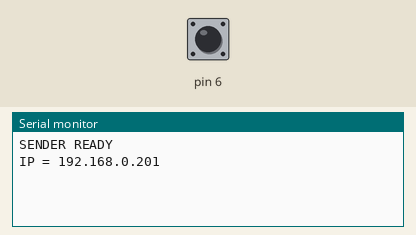
The sketch below on a simulated Arduino Uno, built with avr-gcc and run on an emulated ATmega328P. On the bench: the last lines printed to the serial monitor. The test bench sets the inputs (shaded band); at power-on: pin 6 HIGH. WiFi joins after 1.5 s; servers stay silent unless stated.

Above: at 1.2 s.
1.3 s: pin 6 pulled LOW for 0.15 s
At 2.7 s:
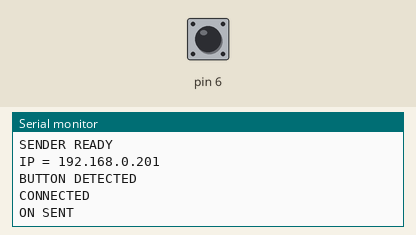
3.0 s: pin 6 pulled LOW for 1 s
At 4.0 s:
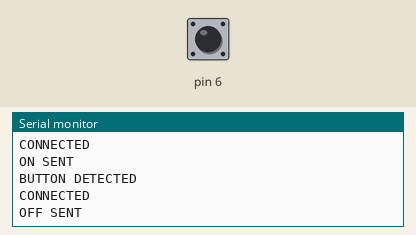

Measured:
- after the input at 1.3 s, the serial monitor: prints a new line at once (image 1)
- after the input at 3.0 s, the serial monitor: prints a new line after 0.21 s (image 2)

The sketch:

Sender_Node.ino
```cpp
#include <SPI.h>
#include <Ethernet.h>
byte mac[] = {0xDE,0xAD,0xBE,0xEF,0xFE,0x11};
IPAddress ip(192,168,0,201);
IPAddress receiverIP(192,168,0,200);
bool ledState = false;
bool lastState = HIGH;
void setup()
{
  Serial.begin(9600);
  pinMode(6, INPUT_PULLUP);
  Ethernet.init(10);
  Ethernet.begin(mac, ip);
  Serial.println("SENDER READY");
  Serial.print("IP = ");
  Serial.println(Ethernet.localIP());
}
void loop()
{
  bool currentState = digitalRead(6);
  if(lastState == HIGH && currentState == LOW)
  {
    Serial.println("BUTTON DETECTED");
    ledState = !ledState;
    EthernetClient client;
    if(client.connect(receiverIP,80))
    {
      Serial.println("CONNECTED");
      if(ledState)
      {
        client.println("ON");
        Serial.println("ON SENT");
      }
      else
      {
        client.println("OFF");
        Serial.println("OFF SENT");
      }
      delay(100);
      client.stop();
    }
    delay(300);
  }
  lastState = currentState;}
```
